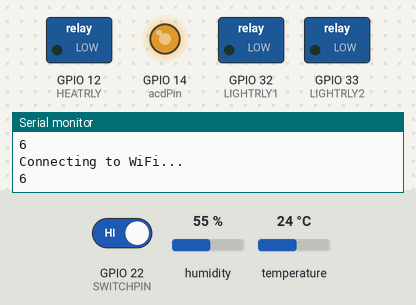
A sketch run on a simulated ESP32. Shown: switched loads named in the sketch (green lamp = pin HIGH), output pins drawn as LEDs (lit = HIGH), the last lines printed to the serial monitor. Inputs (shaded band) come from the test bench; at power-on: temperature 24 °C, GPIO 22 (SWITCHPIN) HIGH, humidity 55 %. WiFi joins after 1.5 s; servers stay silent unless stated; network time is answered at once with the bench clock; uploads are accepted with an empty reply; the local clock reads 2024-03-15 10:24:30 at power-on unless the sketch sets it.

Above: at 2.2 s.
2.3 s: temperature set to 25.4 °C
At 12.1 s:
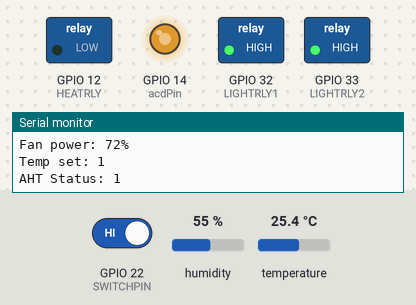
17.3 s: temperature set to 12 °C
At 21.9 s:
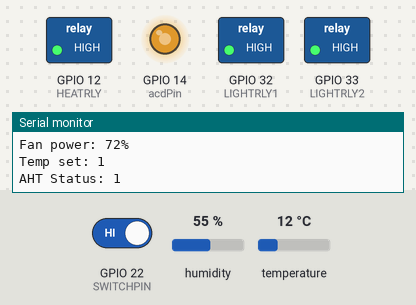
32.3 s: GPIO 22 (SWITCHPIN) driven LOW
At 42.8 s:
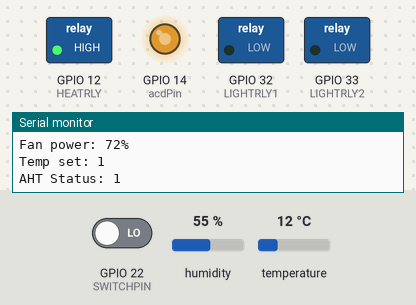
47.3 s: GPIO 22 (SWITCHPIN) driven HIGH
At 52.6 s:
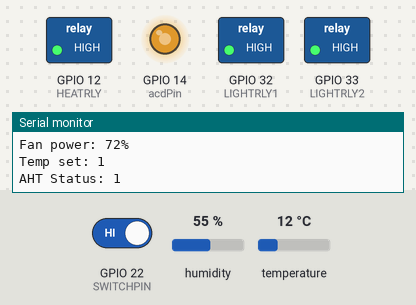
Timing chart, 0 to 54.1 s (numbered marks = the images above; inputs shaded):
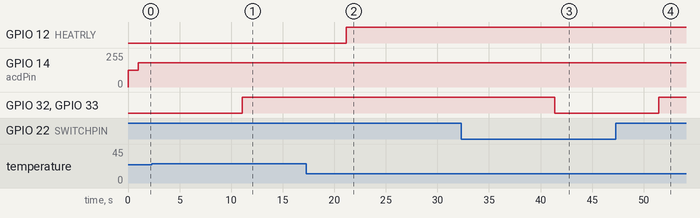

The sketch:

PropagatorControllerFreeRTOS.ino
```cpp
#include <WiFi.h>
#include <NTPClient.h>
#include <HTTPClient.h>
#include <WiFiUdp.h>
#include <ArduinoJson.h>

#include <Wire.h>
#include <DallasTemperature.h>
#include <Adafruit_Sensor.h>
#include <Adafruit_AHTX0.h>
#include <RBDdimmer.h>//https://github.com/RobotDynOfficial/RBDDimmer

//Include Conf env variables
#include ".\Conf.h"

//Fan dimmer settings
int MIN_POWER  = 0;
int MAX_POWER  = 100;
int POWER_STEP  = 1;
int power  = 0;

//Pins for AC Dimmer Module
// ZC (Zero Cross)
//PSM (PWM/acd)
const int zeroCrossPin  = ZEROCROSS;
const int acdPin  = ACD;

dimmerLamp acd(acdPin,zeroCrossPin);

Adafruit_AHTX0 aht;

const long utcOffsetInSeconds = 0;
// Define NTP Client to get time
WiFiUDP ntpUDP;
NTPClient timeClient(ntpUDP, "pool.ntp.org", utcOffsetInSeconds);

long wifiStartAttemptTime;
float targetTemp(NAN);
float cHumidity(NAN);
float cTemp(NAN);
bool targetLight(false);
bool invertLight(false);
bool timeSet(false);
bool tempSet(false);
bool ahtConnected(false);

void syncTime(void * parameter){
  for(;;){
    if(WiFi.status() != WL_CONNECTED){ //Don't continue if WiFi is not connected
      vTaskDelay(10000 / portTICK_PERIOD_MS); //check Wi-Fi is connected every 10 seconds
      continue;
    }
    timeSet = true;
    vTaskDelay(3.6e+6 / portTICK_PERIOD_MS); // 3.6e+6 = 1 hour
    timeClient.update();
    String formattedDate = timeClient.getFormattedDate();
    Serial.println(formattedDate);
  }
}

void keepWiFiAlive(void * parameter){
    for(;;){

        if(WiFi.status() == WL_CONNECTED){
            vTaskDelay(10000 / portTICK_PERIOD_MS); //check Wi-Fi is connected every 10 seconds
            wifiStartAttemptTime = millis();
            continue;
        }
        if(WiFi.status() != WL_IDLE_STATUS && WiFi.status() != WL_CONNECTED){
            WiFi.config(INADDR_NONE, INADDR_NONE, INADDR_NONE);
            WiFi.begin(WIFI_NETWORK, WIFI_PASSWORD);
            WiFi.setHostname(HOSTNAME);
            WiFi.setAutoReconnect(true);
            WiFi.persistent(true);
        }

        // Keep looping while we're not connected and haven't reached the timeout
        if(WiFi.status() != WL_CONNECTED && millis() - wifiStartAttemptTime < WIFI_TIMEOUT_MS){
            Serial.println("Connecting to WiFi...");
            Serial.println(WiFi.status());
            vTaskDelay(1000 / portTICK_PERIOD_MS);

            if(WiFi.status() != WL_CONNECTED){
              continue;
            }
        }

        // When we couldn't make a WiFi connection (or the timeout expired)
        // Disconnect Wi-Fi then sleep for a while and then retry.
        if(WiFi.status() != WL_CONNECTED){
            WiFi.disconnect();
            Serial.println("Could not connect to WiFi.");
            vTaskDelay(WIFI_RECOVER_TIME_MS / portTICK_PERIOD_MS);
            Serial.println("Retrying connection to Wi-Fi");
            wifiStartAttemptTime = millis();
            continue;
        }

        timeClient.update(); // update the time now that we're connected to WiFi
        String formattedDate = timeClient.getFormattedDate();
        Serial.println(formattedDate);

        // print the SSID of the network you're attached to:
        Serial.print("Conntected to Wi-Fi! SSID: ");
        Serial.println(WiFi.SSID());

        // print your WiFi shield's IP address:
        IPAddress ip = WiFi.localIP();
        Serial.print("IP Address: ");
        Serial.println(ip);

        // print the Hostname of the device:
        Serial.print("Hostname: ");
        Serial.println(WiFi.getHostname());

        // print the received signal strength:
        long rssi = WiFi.RSSI();
        Serial.print("signal strength (RSSI):");
        Serial.print(rssi);
        Serial.println(" dBm");
    }
}

void readSensors(void * parameter){

    for(;;){
        if(!timeSet){
            vTaskDelay(5000 / portTICK_PERIOD_MS); //check if time is set every 5 seconds if not set already
            continue;
        }
        invertLight = (digitalRead(SWITCHPIN)==LOW);

        if (timeClient.getHours() >= LIGHT_OFF_TIME && timeClient.getHours() <= LIGHT_ON_TIME ) {
          if(invertLight){
            targetLight = true;
            Serial.println("Light manually turned on");
          } else{
            targetLight = false;
            Serial.println("Light is set to FALSE");
          }
          targetTemp = LIGHT_OFF_TARGET_T;
        } else {
            if(invertLight){
              targetLight = false;
              Serial.println("Light manually turned off");
            } else {
              Serial.println("Light is set to TRUE");
              targetLight = true;
            }
          targetTemp = LIGHT_ON_TARGET_T;
        }
        Serial.print("Target temp is ");
        Serial.println(targetTemp);
        Serial.print("Target light is ");
        Serial.println(targetLight);
        Serial.print("Invert light status switch is ");
        Serial.println(invertLight);

        // Temp is controlled by aht, only read sensors and set relays if aht is connected
        if(ahtConnected){
          // Print the AHT Sensor data
          sensors_event_t humidity, temp;
          aht.getEvent(&humidity, &temp);// populate temp and humidity objects with fresh data
          Serial.print("Temperature: "); Serial.print(temp.temperature); Serial.println(" degrees C");
          Serial.print("Humidity: "); Serial.print(humidity.relative_humidity); Serial.println("% rH");
          cHumidity = humidity.relative_humidity;
          cTemp = temp.temperature;
          tempSet = true;
          // Only turn on/off relays if time has been set on boot
          if(timeSet){
             if (tempSet){
                //Compare values with target, and act based on variances
                if (temp.temperature >= targetTemp && digitalRead(HEATRLY)){
                  Serial.println("Heat Relay OFF");
                  digitalWrite(HEATRLY, LOW);
                } else if (temp.temperature < targetTemp && !digitalRead(HEATRLY)){
                  Serial.println("Heat Relay ON");
                  digitalWrite(HEATRLY, HIGH);
                }
              }
              if (targetLight && !digitalRead(LIGHTRLY1) && !digitalRead(LIGHTRLY2)){
                Serial.println("Heat Relays ON");
                digitalWrite(LIGHTRLY1, HIGH);
                digitalWrite(LIGHTRLY2, HIGH);
              } else if (!targetLight && digitalRead(LIGHTRLY1) && digitalRead(LIGHTRLY2)){
                  Serial.println("Heat Relays OFF");
                  digitalWrite(LIGHTRLY1, LOW);
                  digitalWrite(LIGHTRLY2, LOW);
              }
           }
        }

        Serial.print("Light Relay 1 Status: ");
        Serial.println(digitalRead(LIGHTRLY1));
        Serial.print("Light Relay 2 Status: ");
        Serial.println(digitalRead(LIGHTRLY2));
        Serial.print("Heat Relay Status: ");
        Serial.println(digitalRead(HEATRLY));
        Serial.print("Fan power: ");
        Serial.print(acd.getPower());
        Serial.println("%");
        Serial.print("Temp set: ");
        Serial.println(tempSet);
        Serial.print("AHT Status: ");
        Serial.println(ahtConnected);

        vTaskDelay(SENSOR_READ_FREQ_MS / portTICK_PERIOD_MS);
    }
}

void sendReading(void * parameter) {

  for(;;){
    if(WiFi.status() != WL_CONNECTED || !timeSet || !tempSet){ //Don't continue if WiFi is not connected or time is not set
      vTaskDelay(5000 / portTICK_PERIOD_MS); //check Wi-Fi is connected every 5 seconds
      continue;
    }
    StaticJsonDocument<300> JSONbuffer;
    JsonObject JSONencoder = JSONbuffer.to<JsonObject>();
    char JSONmessageBuffer[300];
    HTTPClient http;
    const char* serverName = SERVER_NAME;
    const char* deviceId = DEVICE_ID;
    String formattedDate = timeClient.getFormattedDate();
    http.begin(serverName);
    http.addHeader("Content-Type", "application/json");
    JSONencoder["device_id"] = deviceId;
    JSONencoder["temperature"] = cTemp;
    JSONencoder["humidity"] = cHumidity;
    JSONencoder["user"] = "logger";
    JSONencoder["pass"] = "NbFjs23!DF19";
    JSONencoder["timestamp"] = formattedDate;
    serializeJson(JSONbuffer, JSONmessageBuffer);
    Serial.println("Pretty JSON message from buffer: ");
    Serial.println(JSONmessageBuffer);
    int httpResponseCode = http.POST(JSONmessageBuffer);

    // print your WiFi shield's IP address:
    IPAddress ip = WiFi.localIP();
    Serial.print("IP Address: ");
    Serial.println(ip);
    Serial.println("Wi-Fi Status: ");
    Serial.print(WiFi.status());

    // if response code is less than 0 eg -1, end hhtp request and disconnect Wi-Fi so connection can be re-established, then we try again
    if(httpResponseCode < 0){
       Serial.println("sendReading error: HTTP Response -1, disconnecting from Wi-Fi so connection can be re-established...");
       http.end();
       WiFi.disconnect();
       continue;
    }

    Serial.println("\nHTTP Response code: ");
    Serial.println(httpResponseCode);
    http.end();
    vTaskDelay(300000 / portTICK_PERIOD_MS); // 300000 = 5 mins until next reading sent
  }
}

void setup() {

  Serial.begin(115200);
  while (!Serial) {
    ; // wait for serial port to connect.
  }

  pinMode(LIGHTRLY1, OUTPUT);
  pinMode(LIGHTRLY2, OUTPUT);
  pinMode(HEATRLY, OUTPUT);
  pinMode(SWITCHPIN, INPUT_PULLUP);

  digitalWrite(LIGHTRLY1, LOW);
  digitalWrite(LIGHTRLY2, LOW);
  digitalWrite(HEATRLY, LOW);

  wifiStartAttemptTime = millis();

  acd.begin(NORMAL_MODE, ON);
  acd.setPower(50);
  delay(1000);
  acd.setPower(72);
  Wire.begin(SDAPIN, SCLPIN); // SDA and SCL

  if (! aht.begin()) {
    Serial.println("Could not find AHT? Check wiring");
  } else {
    Serial.println("AHT10 or AHT20 found");
    ahtConnected = true;
  }

  xTaskCreatePinnedToCore(
  keepWiFiAlive,    // Task function
  "keepWiFiAlive",  // Task name
  5000,             // Stack size (bytes)
  NULL,             // Parameter
  3,                // Task priority
  NULL,             // Task handle
  0
  );
  xTaskCreatePinnedToCore(
  syncTime,    // Task function
  "syncTime",  // Task name
  5000,             // Stack size (bytes)
  NULL,             // Parameter
  2,                // Task priority
  NULL,             // Task handle
  0
  );
  xTaskCreatePinnedToCore(
  sendReading,    // Task function
  "sendReading",  // Task name
  5000,             // Stack size (bytes)
  NULL,             // Parameter
  1,                // Task priority
  NULL,             // Task handle
  0
  );
  xTaskCreatePinnedToCore(
  readSensors,    // Task function
  "readSensors",  // Task name
  5000,             // Stack size (bytes)
  NULL,             // Parameter
  1,                // Task priority
  NULL,             // Task handle
  1
  );

}

void loop() {
  // put your main code here, to run repeatedly:
}
```

Conf.h
```cpp
// Pin Definitions for ESP32
#define HEATRLY 12
#define LIGHTRLY1 32
#define LIGHTRLY2 33
#define SWITCHPIN 22
#define SDAPIN 25
#define SCLPIN 26
#define ONE_WIRE_BUS 18
#define ZEROCROSS 27
#define ACD 14

// WiFi settings
#define WIFI_NETWORK "ssid wifi network"
#define WIFI_PASSWORD "wifi password"
#define WIFI_TIMEOUT_MS 20000 // 20 second WiFi connection timeout
#define WIFI_RECOVER_TIME_MS 30000 // Wait 30 seconds after a failed connection attempt
#define HOSTNAME "ESP32-FREERTOS"
#define SERVER_NAME "https://urlof/serverendpoint"
#define DEVICE_ID "My device number 1"
#define LIGHT_ON_TIME 9
#define LIGHT_OFF_TIME 19
#define LIGHT_ON_TARGET_T 25.00
#define LIGHT_OFF_TARGET_T 10.00

#define SENSOR_READ_FREQ_MS 10000 // Read sensors every 10 seconds
```

Measured:
- the behaviour switches between 24.9 and 25 °C on temperature (found by bisection; images 0 and 1)
- after the input at 2.3 s, GPIO 12 (HEATRLY): stays LOW (without the input it goes to HIGH after 8.8 s)
- after the input at 17.3 s, GPIO 12 (HEATRLY): LOW → HIGH after 3.9 s
- after the input at 32.3 s, GPIO 32 (LIGHTRLY1), GPIO 33 (LIGHTRLY2): HIGH → LOW after 9.1 s
- after the input at 47.3 s, GPIO 32 (LIGHTRLY1), GPIO 33 (LIGHTRLY2): LOW → HIGH after 4.2 s
